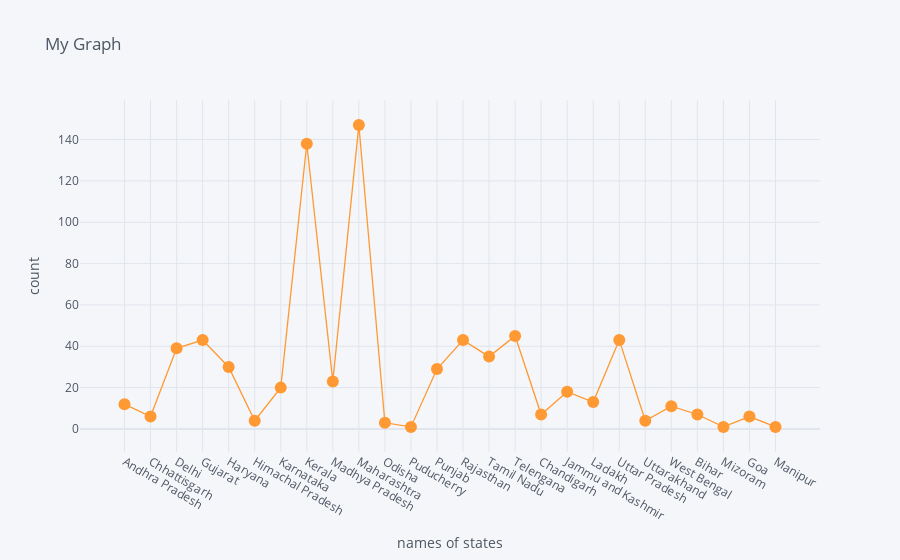
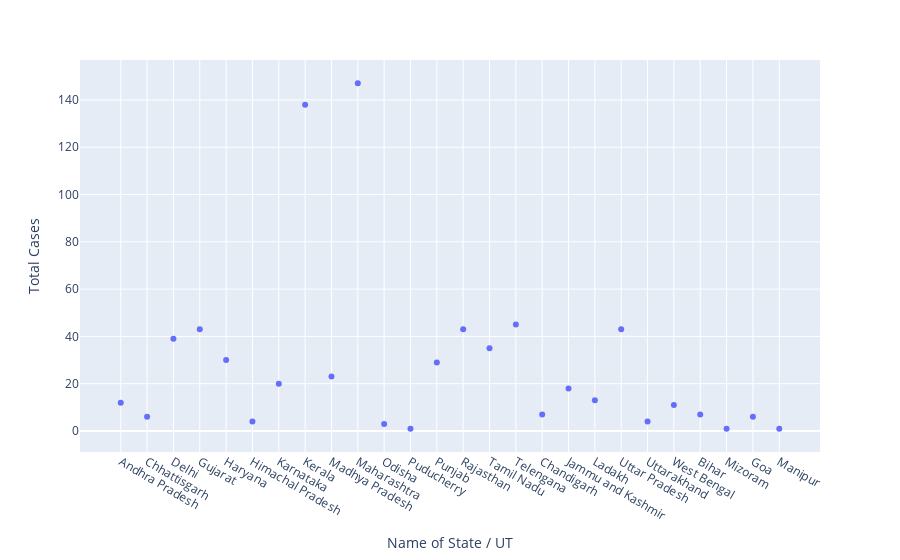

Write notebook code for charts like these, in order.
### Code cell
############scatter plot##########
#pandas visualisation

df.plot(kind='scatter',x='Name of State / UT',y='Total Cases')
plt.show()

#matplotlib vis
plt.scatter(df['Name of State / UT'],df['Total Cases'])

#plotly vis
df.iplot(kind='scatter',x='Name of State / UT',y='Total Cases',mode='markers+lines',title='My Graph',xTitle='names of states',yTitle='count')

#plotly express
px.scatter(df,x='Name of State / UT',y='Total Cases')

### Figure 1 — Plotly figure (JSON) as saved in the notebook; plotly's stock layout.template omitted (floating-point values rounded to 4 significant figures)
{"data": [{"line": {"color": "rgba(255, 153, 51, 1.0)", "dash": "solid", "shape": "linear", "width": 1.3}, "marker": {"size": 12, "symbol": "circle"}, "mode": "markers+lines", "name": "Total Cases", "text": "", "type": "scatter", "x": ["Andhra Pradesh", "Chhattisgarh", "Delhi", "Gujarat", "Haryana", "Himachal Pradesh", "Karnataka", "Kerala", "Madhya Pradesh", "Maharashtra", "Odisha", "Puducherry", "Punjab", "Rajasthan", "Tamil Nadu", "Telengana", "Chandigarh", "Jammu and Kashmir", "Ladakh", "Uttar Pradesh", "Uttarakhand", "West Bengal", "Bihar", "Mizoram", "Goa", "Manipur"], "y": [12, 6, 39, 43, 30, 4, 20, 138, 23, 147, 3, 1, 29, 43, 35, 45, 7, 18, 13, 43, 4, 11, 7, 1, 6, 1]}], "layout": {"legend": {"bgcolor": "#F5F6F9", "font": {"color": "#4D5663"}}, "paper_bgcolor": "#F5F6F9", "plot_bgcolor": "#F5F6F9", "title": {"font": {"color": "#4D5663"}, "text": "My Graph"}, "xaxis": {"gridcolor": "#E1E5ED", "showgrid": true, "tickfont": {"color": "#4D5663"}, "title": {"font": {"color": "#4D5663"}, "text": "names of states"}, "zerolinecolor": "#E1E5ED"}, "yaxis": {"gridcolor": "#E1E5ED", "showgrid": true, "tickfont": {"color": "#4D5663"}, "title": {"font": {"color": "#4D5663"}, "text": "count"}, "zerolinecolor": "#E1E5ED"}}}

### Figure 2 — Plotly figure (JSON) as saved in the notebook; plotly's stock layout.template omitted (floating-point values rounded to 4 significant figures)
{"data": [{"hoverlabel": {"namelength": 0}, "hovertemplate": "Name of State / UT=%{x}<br>Total Cases=%{y}", "legendgroup": "", "marker": {"color": "#636efa", "symbol": "circle"}, "mode": "markers", "name": "", "showlegend": false, "type": "scatter", "x": ["Andhra Pradesh", "Chhattisgarh", "Delhi", "Gujarat", "Haryana", "Himachal Pradesh", "Karnataka", "Kerala", "Madhya Pradesh", "Maharashtra", "Odisha", "Puducherry", "Punjab", "Rajasthan", "Tamil Nadu", "Telengana", "Chandigarh", "Jammu and Kashmir", "Ladakh", "Uttar Pradesh", "Uttarakhand", "West Bengal", "Bihar", "Mizoram", "Goa", "Manipur"], "xaxis": "x", "y": [12, 6, 39, 43, 30, 4, 20, 138, 23, 147, 3, 1, 29, 43, 35, 45, 7, 18, 13, 43, 4, 11, 7, 1, 6, 1], "yaxis": "y"}], "layout": {"legend": {"tracegroupgap": 0}, "margin": {"t": 60}, "xaxis": {"anchor": "y", "domain": [0, 1], "title": {"text": "Name of State / UT"}}, "yaxis": {"anchor": "x", "domain": [0, 1], "title": {"text": "Total Cases"}}}}
